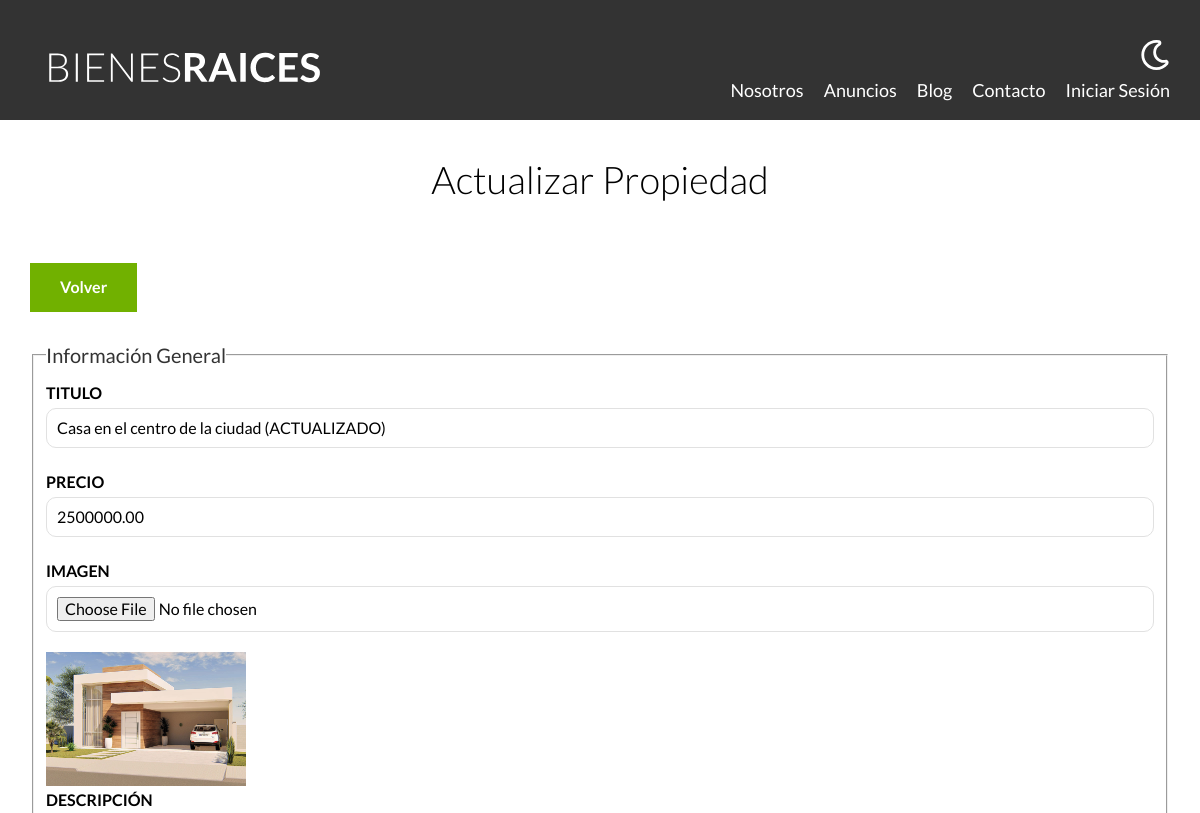
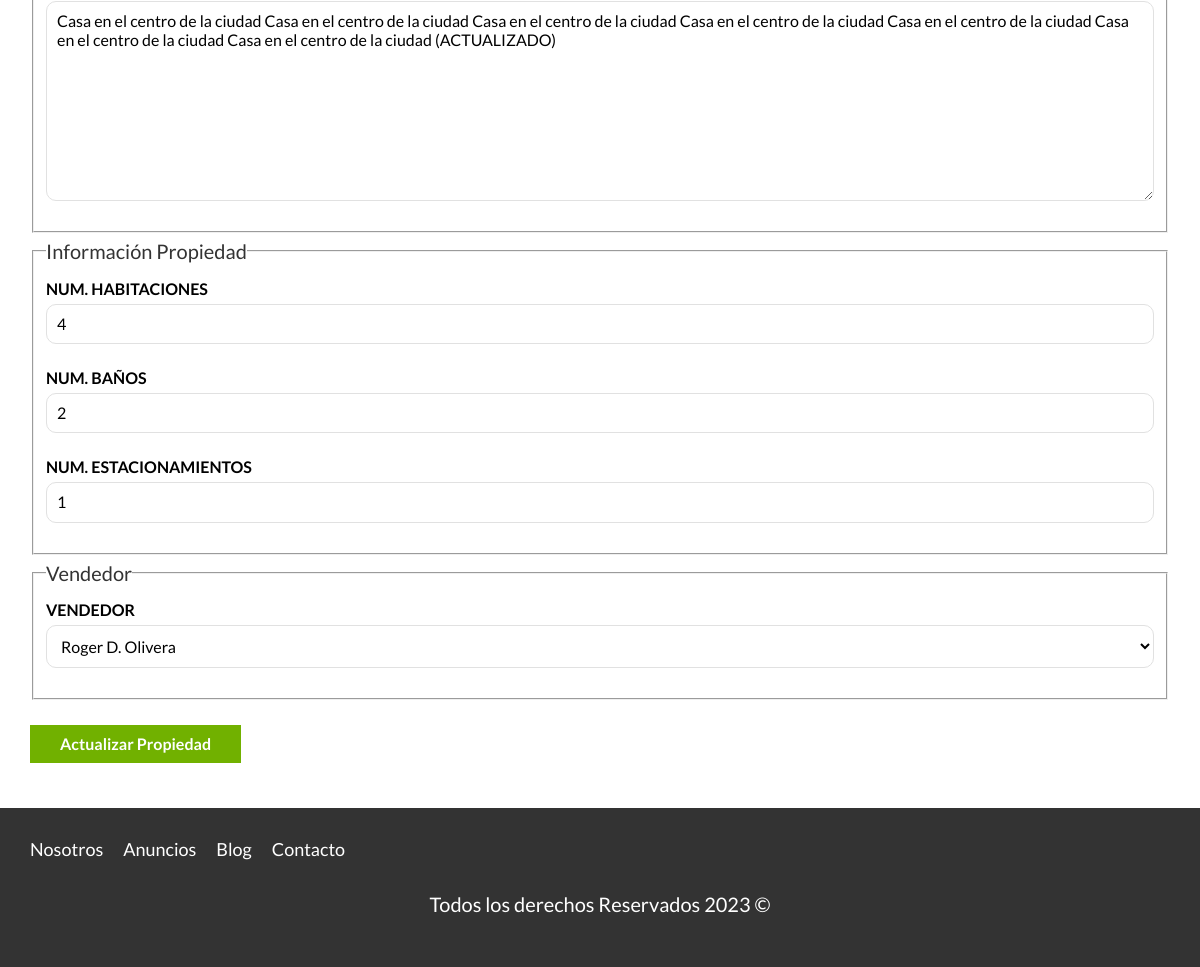
/admin/propiedades/actualizar.php?id=12, run on the app's committed database (2 pictures, top to bottom).
### tables this page shows
CREATE TABLE `propiedades` (
  `id` int NOT NULL AUTO_INCREMENT,
  `titulo` varchar(45) DEFAULT NULL,
  `precio` decimal(10,2) DEFAULT NULL,
  `imagen` varchar(200) DEFAULT NULL,
  `descripcion` longtext,
  `habitaciones` int DEFAULT NULL,
  `wc` int DEFAULT NULL,
  `estacionamiento` int DEFAULT NULL,
  `creado` date DEFAULT NULL,
  `vendedorId` int NOT NULL,
  PRIMARY KEY (`id`,`vendedorId`),
  KEY `fk_propiedades_vendedores_idx` (`vendedorId`),
  CONSTRAINT `fk_propiedades_vendedores` FOREIGN KEY (`vendedorId`) REFERENCES `vendedores` (`id`)
);

CREATE TABLE `vendedores` (
  `id` int NOT NULL AUTO_INCREMENT,
  `nombre` varchar(45) DEFAULT NULL,
  `apellido` varchar(45) DEFAULT NULL,
  `telefono` varchar(10) DEFAULT NULL,
  PRIMARY KEY (`id`)
);

### classes/ActiveRecord.php (called while the page is built, shortened)
<?php
class ActiveRecord{
    protected static $db;
    protected static $tabla = '';
    public static function setDB($database){
        self::$db = $database;
    }
    public static function all(){
        $query = "SELECT * FROM " . static::$tabla;
        $resultado = self::consultarSQL($query);
        return $resultado;
    }
    public static function find($id){
        $query = "SELECT * FROM " . static::$tabla . " WHERE id = $id";
        $resultado = self::consultarSQL($query);
        return array_shift( $resultado);
    }
    public static function consultarSQL($query){
            $resultado = self::$db->query($query);
        $array = [];
        while($registro = $resultado->fetch_assoc()){
            $array[] = static::crearObjeto($registro);
        }
        return $array;
    }
    protected static function crearObjeto($registro){
        $objeto = new static;
        foreach($registro as $key => $value){
            if(property_exists($objeto, $key)){
                $objeto->$key = $value;
            }
        }
        return $objeto;
    }
}
?>

### includes/funciones.php (called while the page is built, shortened)
<?php
function s($html):string{
    $s = htmlspecialchars($html);
    return $s;
}

### includes/templates/formulario_propiedades.php (the view, shortened to what this page needs)
<fieldset>
    <legend>Información General</legend>
    <label for="titulo">Titulo</label>
    <input type="text" id="titulo" name="propiedad[titulo]" placeholder="Título Propiedad" value="<?php echo s($propiedad->titulo); ?>">
    <label for="precio">Precio</label>
    <input type="number" id="precio" name="propiedad[precio]" placeholder="Precio Propiedad" value="<?php echo s($propiedad->precio); ?>">
    <label for="imagen">Imagen</label>
    <input type="file" id="imagen" accept="image/jpeg, image/png" name="propiedad[imagen]">
    <?php if($propiedad->imagen){ ?>
        <img src="/bienesraices-poo/imagenes/<?php echo $propiedad->imagen ?>" class="imagen-small" >
    <?php } ?>
    <label for="descripcion">Descripción</label>
    <textarea  id="descripcion" name="propiedad[descripcion]" ><?php echo s($propiedad->descripcion); ?></textarea>
</fieldset>
<fieldset>
    <legend>Información Propiedad</legend>
    <label for="habitaciones">Num. Habitaciones</label>
    <input type="number" id="habitaciones" name="propiedad[habitaciones]" placeholder="Ej. 3" min="1" max"9" value="<?php echo s($propiedad->habitaciones); ?>">
    <label for="wc">Num. Baños</label>
    <input type="number" id="wc" name="propiedad[wc]" placeholder="Ej. 3" min="1" max"9" value="<?php echo s($propiedad->wc); ?>">
    <label for="estacionamiento">Num. Estacionamientos</label>
    <input type="number" id="estacionamiento" name="propiedad[estacionamiento]" placeholder="Ej. 3" min="1" max"9" value="<?php echo s($propiedad->estacionamiento); ?>">
</fieldset>
<fieldset>
    <legend>Vendedor</legend>
    <label for="vendedor">Vendedor</label>
    <select name="propiedad[vendedorId]" id="vendedor">
        <?php foreach($vendedores as $vendedor) { ?>
            <option
            <?php echo $propiedad->vendedorId === $vendedor->id ? 'selected' : '' ?>
            value="<?php echo s($vendedor->id); ?>"> <?php echo s($vendedor->nombre) . " " . s($vendedor->apellido); ?>
            </option>
        <?php } ?>
    </select>
</fieldset>

### build/css/app.css (style rules this page uses)
html { line-height:1.15;-webkit-text-size-adjust:100% }
body { margin:0 }
img { border-style:none }
button,input,optgroup,select,textarea { font-family:inherit;font-size:100%;line-height:1.15;margin:0 }
button,input { overflow:visible }
button,select { text-transform:none }
fieldset { padding:.35em .75em .625em }
legend { box-sizing:border-box;color:inherit;display:table;max-width:100%;padding:0;white-space:normal }
textarea { overflow:auto }
html { font-size:62.5%;box-sizing:border-box }
*,:after,:before { box-sizing:inherit }
body { font-family:Lato,sans-serif;font-size:1.6rem;line-height:1.8 }
img,picture { width:100%;display:block }
.formulario legend { font-size:2rem;color:#333 }
.formulario label { font-weight:700;text-transform:uppercase;display:block }
.formulario input:not([type=submit]),.formulario select,.formulario textarea { padding:1rem;display:block;width:100%;background-color:#fff;border:1px solid #e1e1e1;border-radius:1rem;margin-bottom:2rem }
.formulario textarea { height:20rem }
.imagen-small { width:20rem }

### data on the page
propiedades: titulo "Casa en el centro de la ciudad (ACTUALIZADO)", precio "2500000.00", imagen (picture), descripcion "Casa en el centro de la ciudad Casa en el centro de la ciudad Casa en el centro de la ciudad Casa en el centro de la ciudad Casa en el centro de la ciudad Casa en el centro de la ciudad Casa en el centro de la ciudad (ACTUALIZADO)", habitaciones "4", wc "2", estacionamiento "1", vendedorId.nombre "Roger D. Olivera"
